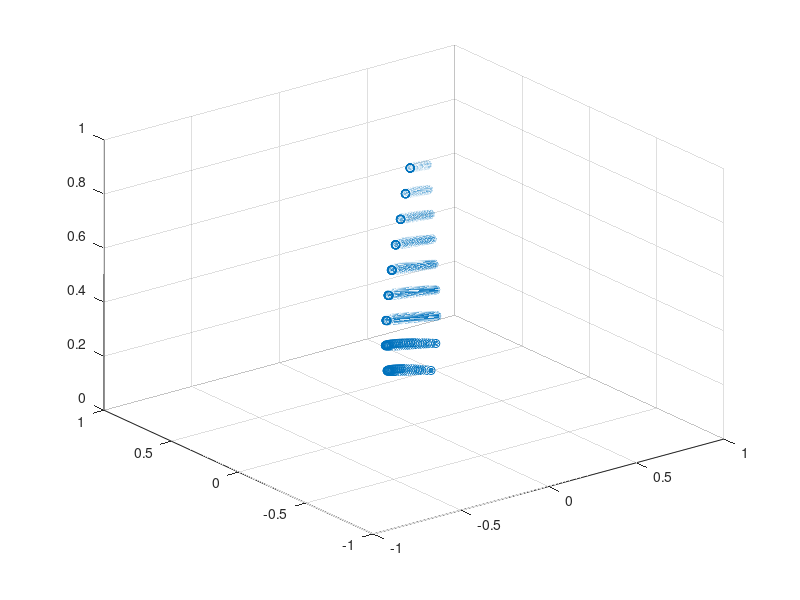

The MATLAB script that drew this image:
clc
clear all
close all
%Propeller profile for Graupner CAM Slim 9x6


bladeOffset=.02;
N = 10;
r = linspace(.1,.95,N);
%Drop down to about line 430 for the propeller generation

%Propeller Parameters
sweepdist=[
0.001480385,	0.095446349;
0.022205774,	0.093053236;
0.040710585,0.090656541;
0.062176166,	0.089073469;
0.084381939,	0.087491591;
0.107327905,	0.085910907;
0.131014064,	0.085140264;
0.149518875,	0.08517011;
0.171724648,	0.085205926;
0.195410807,	0.086052977;
0.218356773,	0.087707682;
0.238341969,	0.090166457;
0.262028127,	0.092631203;
0.29015544,	0.095103111;
0.315321984,	0.095143703;
0.344929682,	0.096000305;
0.367875648,	0.096037315;
0.390821614,	0.095265478;
0.413027387,	0.094492446;
0.442635085,	0.093731354;
0.468541821,	0.092155445;
0.488527017,	0.090569986;
0.510732791,	0.088988108;
0.530717987,	0.086593801;
0.553663953,	0.084204269;
0.576609919,	0.081005891;
0.5980755,	0.078613972;
0.621021466,	0.075415593;
0.646928201,	0.071413143;
0.665433013,	0.069016448;
0.684678016,	0.0658121;
0.701702443,	0.061795324;
0.726128794,	0.058599333;
0.745373797,	0.054586138;
0.768319763,	0.049770065;
0.786824574,	0.046564523;
0.809030348,	0.042556104;
0.829755737,	0.038545297;
0.855662472,	0.032925152;
0.877868246,	0.028916732;
0.903034789,	0.024104241;
0.923760178,	0.020093434;
0.945965951,	0.016085015;
0.962990378,	0.008832849;
0.977054034,	-0.003277174;
0.986676536,	-0.014585513;
0.993338268,	-0.02832517;
0.99703923,	-0.044496143;
0.999259808,	-0.062287198;
1,	-0.075227558;
	]; 
    

heightdist=[ 
0.100061686,	0.063533274;
0.115428599,	0.068364815;
0.132261738,	0.073197533;
0.150561105,	0.078031427;
0.168127358,	0.082864732;
0.185703101,	0.08609164;
0.203283589,	0.088515349;
0.22454388,	0.088532401;
0.244337944,	0.088548276;
0.266331348,	0.088565916;
0.295655887,	0.088589436;
0.344055612,	0.086218647;
0.36679162,	0.084630476;
0.393197941,	0.082242047;
0.41520558,	0.07985009;
0.443815986,	0.076660226;
0.475358846,	0.073472714;
0.320586491,	0.087806229;
0.498832713,	0.071081933;
0.524510665,	0.067889717;
0.553125816,	0.063896654;
0.620629196,	0.054312361;
0.586139647,	0.059907118;
0.649244347,	0.050319298;
0.678587867,	0.047130022;
0.707203018,	0.043136959;
0.731419488,	0.039140368;
0.756369072,	0.035144365;
0.783517996,	0.031150126;
0.804054663,	0.029560192;
0.830470474,	0.025565365;
0.85909037,	0.020769102;
0.882564236,	0.018378321;
0.913378728,	0.014387022;
0.93392014,	0.011993889;
0.956665639,	0.008799321;
0.975745569,	0.005601813;
1,	-0.00482037;
];

thickdist = [
0,	.5;
0.05790388,	0.471107544;
0.115807759,	0.255744996;
0.173711639,	0.184816428;
0.231615518,	0.153640257;
0.289519398,	0.134343434;
0.347423277,	0.12172192;
0.405327157,	0.114454859;
0.463231036,	0.114329268;
0.521134916,	0.111640212;
0.579038796,	0.112186788;
0.636942675,	0.110633067;
0.694846555,	0.110354223;
0.752750434,	0.111281658;
0.810654314,	0.108251996;
0.868558193,	0.107515658;
0.926462073,	0.1075;
1,	0.1075;
	]; 
    
 
chorddist = [
0,	.15;
0.05790388,	0.144296468;
0.115807759,	0.156224667;
0.173711639,	0.186103069;
0.231615518,	0.216328894;
0.289519398,	0.229299363;
0.347423277,	0.234047481;
0.405327157,	0.234742328;
0.463231036,	0.22790967;
0.521134916,	0.218876665;
0.579038796,	0.203358425;
0.636942675,	0.188419224;
0.694846555,	0.17000579;
0.752750434,	0.15089751;
0.810654314,	0.130515345;
0.868558193,	0.110943833;
0.92,	0.096204;
0.93,	0.093041;
0.94,	0.089878;
0.95,	0.086015;
0.96,	0.081552;
0.97,	0.074389;
0.98,	0.065226;
0.99,	0.051063;
.9999,	0.0209;
1.01,	0.0;
	]; 

pitchdist = [
0.15,	34.8;
0.2	,36.5;
0.25	,34.26;
0.3	,29.64;
0.35	,25.62;
0.4	,22.53;
0.45	,20.25;
0.5	,18.37;
0.55	,16.83;
0.6	,15.51;
0.65	,14.38;
0.7	,13.45;
0.75	,12.56;
0.8	,12.09;
0.85	,11.25;
0.9	,10.46;
0.95	,9.68;
1	,8.9
];




airfoilE216=[
1,	0;
0.99692,	0.013557692;
0.98842	,0.053076923;
0.97564,	0.11125;
0.95877	,0.176923077;
0.93743	,0.245384615;
0.91162	,0.317307692;
0.8817	,0.392211538;
0.84805	,0.468076923;
0.81104	,0.543365385;
0.77107	,0.616057692;
0.72855	,0.684615385;
0.6839	,0.747403846;
0.63757	,0.803173077;
0.59004	,0.850673077;
0.54177	,0.88875;
0.49323	,0.916538462;
0.4449	,0.933076923;
0.39722	,0.937884615;
0.35064	,0.930576923;
0.3056	,0.911057692;
0.26249	,0.879230769;
0.22169	,0.835576923;
0.18354	,0.780673077;
0.14836	,0.715288462;
0.11644	,0.640865385;
0.08803	,0.558557692;
0.06333	,0.470288462;
0.04254	,0.377884615;
0.02576	,0.28375;
0.01311	,0.190480769;
0.00461	,0.101730769;
0.00031	,0.022884615;
0.00108	,-0.037019231;
0.00769	,-0.083269231;
0.01979	,-0.124134615;
0.03703	,-0.156730769;
0.05924	,-0.179711538;
0.08628	,-0.192211538;
0.11795	,-0.194230769;
0.15401	,-0.185769231;
0.1942	,-0.1675;
0.23817	,-0.140384615;
0.28554	,-0.105576923;
0.33588	,-0.064903846;
0.38868	,-0.020192308;
0.44341	,0.026538462;
0.49945	,0.072788462;
0.55614	,0.116442308;
0.61279	,0.154903846;
0.66862	,0.18625;
0.72287	,0.208365385;
0.77471	,0.219615385;
0.82331	,0.218942308;
0.86782	,0.205480769;
0.90737	,0.179134615;
0.94105	,0.14;
0.96763	,0.090865385;
0.98608	,0.043173077;
0.99661	,0.010865385
];

airfoilE212=[
1,	0;
0.99676,	0.008720379;
0.98759,	0.035260664;
0.97346,	0.076113744;
0.95472,	0.123886256;
0.93124,	0.17478673;
0.90316,	0.229194313;
0.87085,	0.286540284;
0.83474,	0.34549763;
0.79525,	0.40464455;
0.75283,	0.462654028;
0.70796,	0.518009479;
0.66112,	0.569478673;
0.61282,	0.615734597;
0.56355,	0.655450237;
0.51383,	0.687772512;
0.46416,	0.711563981;
0.41502,	0.726066351;
0.36689,	0.730616114;
0.32023,	0.724834123;
0.27548,	0.708341232;
0.23303,	0.681327014;
0.19326,	0.643981043;
0.15651,	0.596682464;
0.12309,	0.540379147;
0.09327,	0.476113744;
0.06729,	0.40521327;
0.04534,	0.329194313;
0.02758,	0.24985782;
0.0141,	0.169668246;
0.00499,	0.091658768;
0.00032,	0.021232227;
0.00122,	-0.037725118;
0.008,	-0.091943128;
0.01984,	-0.14521327;
0.03648	,-0.193838863;
0.0578	,-0.23563981;
0.08363	,-0.269194313;
0.11379	,-0.293554502;
0.14808	,-0.308246445;
0.18621	,-0.312890995;
0.2279	,-0.307867299;
0.2728	,-0.293744076;
0.32051	,-0.271184834;
0.37059	,-0.241516588;
0.42257	,-0.206161137;
0.4759	,-0.166729858;
0.53003	,-0.125118483;
0.58434	,-0.083222749;
0.63819	,-0.042843602;
0.6909	,-0.005971564;
0.74179	,0.025687204;
0.79016	,0.0507109;
0.83528	,0.067582938;
0.87643	,0.075260664;
0.91284	,0.073554502;
0.94382	,0.062464455;
0.96851	,0.043412322;
0.98615	,0.021895735;
0.99657	,0.005781991];

clarky = [
0.0000000, 0.0000000;
 0.0005000, 0.0023390;
 0.0010000 ,0.0037271;
 0.0020000, 0.0058025;
 0.0040000, 0.0089238;
 0.0080000, 0.0137350;
 0.0120000, 0.0178581;
 0.0200000, 0.0253735;
 0.0300000, 0.0330215;
 0.0400000, 0.0391283;
 0.0500000, 0.0442753;
 0.0600000, 0.0487571;
 0.0800000, 0.0564308;
 0.1000000, 0.0629981;
 0.1200000, 0.0686204;
 0.1400000, 0.0734360;
 0.1600000, 0.0775707;
 0.1800000, 0.0810687;
 0.2000000, 0.0839202;
 0.2200000, 0.0861433;
 0.2400000, 0.0878308;
 0.2600000, 0.0890840;
 0.2800000, 0.0900016;
 0.3000000, 0.0906804;
 0.3200000, 0.0911857;
 0.3400000, 0.0915079;
 0.3600000, 0.0916266;
 0.3800000, 0.0915212;
 0.4000000, 0.0911712;
 0.4200000, 0.0905657;
 0.4400000, 0.0897175;
 0.4600000, 0.0886427;
 0.4800000, 0.0873572;
 0.5000000, 0.0858772;
 0.5200000, 0.0842145;
 0.5400000, 0.0823712;
 0.5600000, 0.0803480;
 0.5800000, 0.0781451;
 0.6000000, 0.0757633;
 0.6200000, 0.0732055;
 0.6400000, 0.0704822;
 0.6600000, 0.0676046;
 0.6800000, 0.0645843;
 0.7000000, 0.0614329;
 0.7200000, 0.0581599;
 0.7400000, 0.0547675;
 0.7600000, 0.0512565;
 0.7800000, 0.0476281;
 0.8000000, 0.0438836;
 0.8200000, 0.0400245;
 0.8400000, 0.0360536;
 0.8600000, 0.0319740;
 0.8800000, 0.0277891;
 0.9000000, 0.0235025;
 0.9200000, 0.0191156;
 0.9400000, 0.0146239;
 0.9600000, 0.0100232;
 0.9700000, 0.0076868;
 0.9800000, 0.0053335;
 0.9900000, 0.0029690;
 1.0000000, 0.0005993 ;
 0.0000000, 0.0000000;
 0.0005000, -.0046700;
 0.0010000, -.0059418;
 0.0020000, -.0078113;
 0.0040000, -.0105126;
 0.0080000, -.0142862;
 0.0120000, -.0169733;
 0.0200000, -.0202723;
 0.0300000, -.0226056;
 0.0400000, -.0245211;
 0.0500000, -.0260452;
 0.0600000, -.0271277;
 0.0800000, -.0284595;
 0.1000000, -.0293786;
 0.1200000, -.0299633;
 0.1400000, -.0302404;
 0.1600000, -.0302546;
 0.1800000, -.0300490;
 0.2000000, -.0296656;
 0.2200000, -.0291445;
 0.2400000, -.0285181;
 0.2600000, -.0278164;
 0.2800000, -.0270696;
 0.3000000, -.0263079;
 0.3200000, -.0255565;
 0.3400000, -.0248176;
 0.3600000, -.0240870;
 0.3800000, -.0233606;
 0.4000000, -.0226341;
 0.4200000, -.0219042;
 0.4400000, -.0211708;
 0.4600000, -.0204353;
 0.4800000, -.0196986;
 0.5000000, -.0189619;
 0.5200000, -.0182262;
 0.5400000, -.0174914;
 0.5600000, -.0167572;
 0.5800000, -.0160232;
 0.6000000, -.0152893;
 0.6200000, -.0145551;
 0.6400000, -.0138207;
 0.6600000, -.0130862;
 0.6800000, -.0123515;
 0.7000000, -.0116169;
 0.7200000, -.0108823;
 0.7400000, -.0101478;
 0.7600000, -.0094133;
 0.7800000, -.0086788;
 0.8000000, -.0079443;
 0.8200000, -.0072098;
 0.8400000, -.0064753;
 0.8600000, -.0057408;
 0.8800000, -.0050063;
 0.9000000, -.0042718;
 0.9200000, -.0035373;
 0.9400000, -.0028028;
 0.9600000, -.0020683;
 0.9700000, -.0017011;
 0.9800000, -.0013339;
 0.9900000, -.0009666;
 1.0000000, -.0005993];



chord = interp1(chorddist(:,1),chorddist(:,2),r,'spline');
thick = interp1(thickdist(:,1),thickdist(:,2),r,'spline');
pitch = -interp1(pitchdist(:,1),pitchdist(:,2),r,'spline');
sweep = interp1(sweepdist(:,1),sweepdist(:,2),r,'spline');
height = interp1(heightdist(:,1),heightdist(:,2),r,'spline');

%First Blade
prop = [];

for i = 1:N
    
    if r(i)<.3
    foil = airfoilE212;
    else
    foil = clarky;
    foil(:,2) = foil(:,2)/.117; %correct for the thickness
    end
    
     %Scale
     foil = foil*chord(i);
     foil(:,2) = foil(:,2)*thick(i);
    
    %Rotate
    R = [cosd(pitch(i)),-sind(pitch(i));sind(pitch(i)),cosd(pitch(i))];
    foil = (R*foil')';
    
    %Translate
    foil(:,1) = foil(:,1)-sweep(i);
    foil(:,2) = foil(:,2)+height(i);
    
    %Create Z
    Z = ones(length(foil(:,1)),1)*r(i);
    
    %Append Z to airfoil
    foil = [foil,Z];
    
    filename = ['airfoil',num2str(i),'.csv'];
    csvwrite(filename,foil);
    dlmwrite(filename,foil,' ')
    
    %Append airfoil to prop
    prop = [prop;foil];
    
end

figure()
scatter3(prop(:,1),prop(:,2),prop(:,3))
xlim([-1,1])
ylim([-1,1])

% csvwrite('apc9x4_5points.csv',prop);
% dlmwrite('apc9x4_5points.txt',prop,' ')
        



